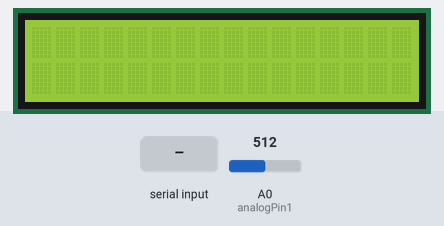
A sketch run on a simulated Arduino Uno, built with avr-gcc and run on an emulated ATmega328P. On the bench: 16×2 character LCD. The inputs (shaded band) are chosen by the test bench; at power-on: A0 (analogPin1) = 512. What the sketch prints to the serial monitor is not drawn.

Above: at 0.9 s.
1.0 s: "90,45,200\n" received over Serial
2.5 s: "30,150,10\n" received over Serial
At 8.6 s:
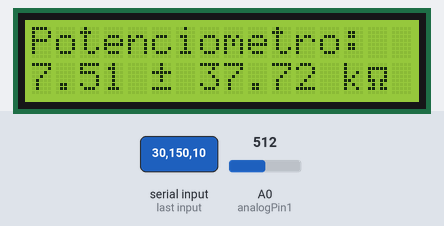
Timing chart, 0 to 10.0 s (numbered marks = the images above; inputs shaded):
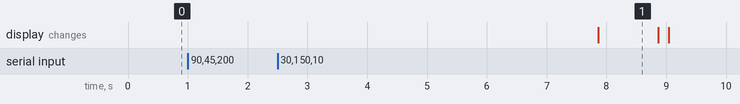

The sketch:

propagacion_error.ino
```cpp
//////////////////////////////
// calculo_resistencia_pot.ino
// 14/08/2023
//
// Creado por:
// Gabriel González Rodríguez
// Alexander Solís Quesada
//////////////////////////////

// Llamada a librerías externas
#include <LiquidCrystal.h>

// Declaración de variables globales
float resistenciaIngresadaPot;      // Resistencia del potenciómetro medida con multímetro (utilizado: 9380 ohm).
float incertidumbreIngresadaPot;    // Resolución del instrumento/multímetro (utilizado: 10 ohm).

float tensionRef;                   // Tensión de referencia medida.
float incertidumbreVRef;            // Incertidumbre de la tensionRef.

const int analogPin1 = A0;          // Se define el pin de entrada analógica A0.
int tensionLeidaPot;                // Variable que almacena la lectura analógica raw de la tensión en el potenciometro.
float tensionPot;                   // Tensión del potenciómetro obtenida a partir de tensionLeidaPot.
float incertidumbreArduino = 0.005; // Incertidumbre de la tensionPot.

float resistenciaCalculadaPot;      // Resistencia del potenciómetro calculada.
float derivadaVPot;                 // Derivada parcial de la función para calcular la resistencia del pot con respecto a tensionPot.
float derivadaVRef;                 // Derivada parcial de la función para calcular la resistencia del pot con respecto a tensionRef.
float derivadaRPotIngresada;        // Derivada parcial de la función para calcular la resistencia del pot con respecto a resisteciaIngresadaPot.
float incertidumbreResistencia;     // Incertidumbre obtenida para el valor de la resistencia calculada para el potenciómetro.

// Intanciación de pines del LCD
const int rs = 12, en = 11, d4 = 4, d5 = 5, d6 = 6, d7 = 7;
LiquidCrystal lcd(rs, en, d4, d5, d6, d7);

// Carácteres custom para usar en el LCD
byte plusMinus[8] = {
  B00100,
  B00100,
  B11111,
  B00100,
  B00100,
  B00000,
  B11111,
  B00000,
};

byte ohm[8] = {
  B00000,
  B11111,
  B10001,
  B10001,
  B11011,
  B01010,
  B11011,
  B00000,
};

void setup() {
  // Inicio y encabezado del programa
  lcd.begin(16,2);
  lcd.createChar(0, plusMinus);
  lcd.createChar(1, ohm);

  Serial.begin(9600);
  Serial.println("\n\n");
  Serial.println("------------ LECTURA DE LA RESISTENCIA DE UN POTENCIOMETRO ------------");

  // Ingreso del dato de resistencia del potenciómetro medida
  Serial.println("Ingrese la resistencia del potenciómetro medida (en kΩ):");
  while (Serial.available() == 0) {
    resistenciaIngresadaPot = Serial.parseFloat();
  }
  Serial.end();
  // Ingreso de la incertidumbre de la resistencia del potenciómetro
  Serial.begin(9600);
  Serial.println("Ingrese la incertidumbre de la resistencia del potenciómetro:");
  while (Serial.available() == 0) {
    incertidumbreIngresadaPot = Serial.parseFloat();
  }
  Serial.end();

  // Ingreso del dato de tensión de referencia medida
  Serial.begin(9600);
  Serial.println("Ingrese la tensión de referencia medida (en V):");
  while (Serial.available() == 0) {
    tensionRef = Serial.parseFloat();
  }
  Serial.end();
  // Ingreso de la incertidumbre de la tensión de referencia
  Serial.begin(9600);
  Serial.println("Ingrese la incertidumbre de la tensión de referencia:");
  while (Serial.available() == 0) {
    incertidumbreVRef = Serial.parseFloat();
  }

  // Se imprime resumen de los datos ingresados
  Serial.println("\nResumen Datos Ingresados: ");
  Serial.println("Considerando un potenciómetro de ("+ String(resistenciaIngresadaPot) + " ± " + String(incertidumbreIngresadaPot) + ") kΩ.");
  Serial.println("Considerando una tensión de referencia de (" + String(tensionRef) + " ± " + String(incertidumbreVRef) + ") V.");
  Serial.println("\nEl programa se ejecutará en breve.");
  delay(5000);
}

void loop() {
  // Lectura de tensiones en el pin1 (potenciómetro) y pin2 (referencia)
  tensionLeidaPot = analogRead(analogPin1);                 // realizar la lectura analógica raw
  tensionPot      = map(tensionLeidaPot, 0, 1023, 0, 5000); // convertir a mV
  tensionPot      = tensionPot/1000;                        // convertir a V
  Serial.println(incertidumbreArduino);

  // Cálculo de la resistencia del potenciómetro
  resistenciaCalculadaPot = (tensionPot/tensionRef)*resistenciaIngresadaPot;

  // Cálculo de la incertimbre de la resistencia en el potenciómetro
  derivadaVPot = resistenciaIngresadaPot / tensionRef;
  derivadaVRef = - (tensionPot * resistenciaIngresadaPot) / pow(tensionRef,2);
  derivadaRPotIngresada = tensionPot / tensionRef;
  incertidumbreResistencia = sqrt(pow(derivadaVPot * incertidumbreArduino,2)+pow(derivadaVRef * incertidumbreVRef,2)+pow(derivadaRPotIngresada * incertidumbreIngresadaPot,2));

  // Impresión del resumen de los datos en el monitor serial
  Serial.print("\n\n\n");

  Serial.print("\nTensión de referencia:            (" + String(tensionRef,2) + " ± ");
  Serial.print(incertidumbreVRef,2);
  Serial.print(") V");

  Serial.print("\nTensión del potenciometro:        (" + String(tensionPot,3) + " ± ");
  Serial.print(incertidumbreArduino, 3);
  Serial.print(") V");

  Serial.print("\nResistencia de referencia (máx):  (" + String(resistenciaIngresadaPot,2) + " ± " + String(incertidumbreIngresadaPot,2) + ") kΩ");
  Serial.print("\nResistencia del potenciometro:    (" + String(resistenciaCalculadaPot,2) + " ± " + String(incertidumbreResistencia,2) + ") kΩ");

  // Impresión de datos en LCD
  lcd.setCursor(0,0);
  lcd.print("Potenciometro:");
  lcd.setCursor(0,1);
  lcd.print(String(resistenciaCalculadaPot,2) + " ");
  lcd.write(byte(0)); // prints plusMinus
  lcd.print(" " + String(incertidumbreResistencia,2) + " k");
  lcd.write(byte(1)); // prints ohm symbol

  delay(1000);
  lcd.clear();
}
```

Measured:
- after the input at 1.0 s, every drawn part: stays the same
- after the input at 2.5 s, the display: changes after 5.4 s (image 1)
- what the display in image 1 shows lasts 1.0 s, from 7.9 s to 8.9 s
